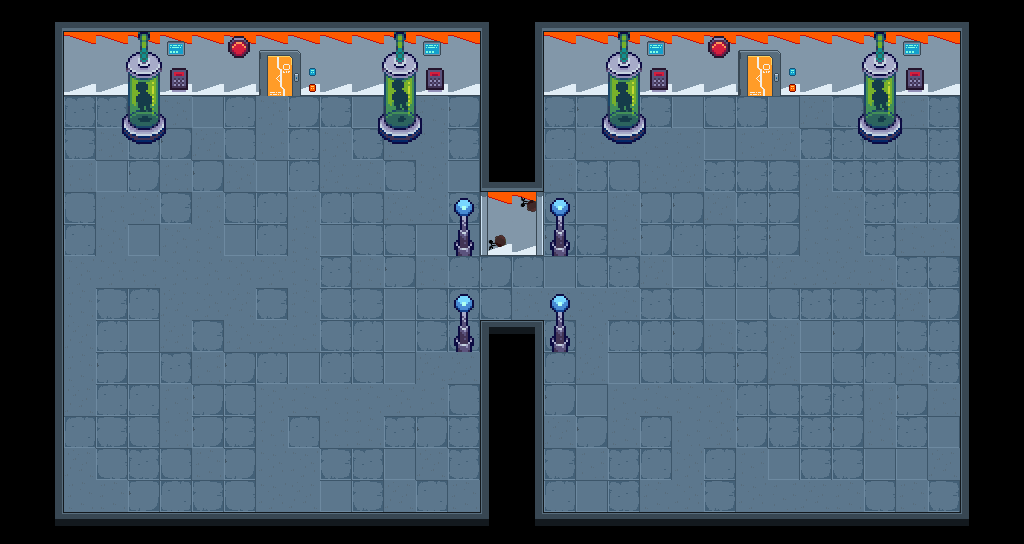

Rendered tile map (Tiled .tmx) drawn with the repository's tilesets; below, a short description and the map source with its tile grids summarised:
An orthogonal 32x17 tile map with 32x32 px tiles, 6 tile layers (suelo, pared, decoracion, decoracion2, ...), 4 tilesets and 44 objects.

<map version="1.10" tiledversion="1.11.2" orientation="orthogonal" renderorder="right-down" width="32" height="17" tilewidth="32" tileheight="32" infinite="0" nextlayerid="22" nextobjectid="101">
 <tileset firstgid="1" source="../pixel_cyberpunk_interior_free_1.0.1/pixel-cyberpunk-interior.tsx" />
 <tileset firstgid="232" source="../tiles_laboratory_LandOfPixels/tilesStuff.tsx" />
 <tileset firstgid="824" source="../referencias/referencias_2.tsx" />
 <tileset firstgid="1055" source="../referencias/referencias_1.tsx" />
 <layer id="13" name="suelo" width="32" height="17">
  <data>[544 cells, 345 non-empty, 12 distinct tile ids]</data>
 </layer>
 <layer id="16" name="pared" width="32" height="17">
  <data>[544 cells, 56 non-empty, 4 distinct tile ids]</data>
 </layer>
 <layer id="17" name="decoracion" width="32" height="17">
  <data>[544 cells, 173 non-empty, 33 distinct tile ids]</data>
 </layer>
 <layer id="20" name="decoracion2" width="32" height="17">
  <data>[544 cells, 29 non-empty, 13 distinct tile ids]</data>
 </layer>
 <layer id="18" name="puerta_abierta" width="32" height="17">
  <data>[544 cells, 5 non-empty, 5 distinct tile ids]</data>
 </layer>
 <layer id="19" name="puerta_cerrada" width="32" height="17">
  <data>[544 cells, 5 non-empty, 5 distinct tile ids]</data>
 </layer>
 <objectgroup id="21" name="spawn_enemies">
  <object id="85" x="148.093" y="362.735">
   <point />
  </object>
  <object id="86" x="166.839" y="433.97">
   <point />
  </object>
  <object id="87" x="273.692" y="438.656">
   <point />
  </object>
  <object id="88" x="257.757" y="370.233">
   <point />
  </object>
  <object id="89" x="370.233" y="421.785">
   <point />
  </object>
  <object id="90" x="352.425" y="352.425">
   <point />
  </object>
  <object id="91" x="668.295" y="226.827">
   <point />
  </object>
  <object id="92" x="703.912" y="336.491">
   <point />
  </object>
  <object id="93" x="655.173" y="403.039">
   <point />
  </object>
  <object id="94" x="772.335" y="415.224">
   <point />
  </object>
  <object id="95" x="772.335" y="275.566">
   <point />
  </object>
  <object id="96" x="852.006" y="312.12">
   <point />
  </object>
  <object id="97" x="190.272" y="323.368">
   <point />
  </object>
  <object id="98" x="261.507" y="325.243">
   <point />
  </object>
  <object id="99" x="315.87" y="311.184">
   <point />
  </object>
  <object id="100" x="282.127" y="361.798">
   <point />
  </object>
 </objectgroup>
 <objectgroup id="6" name="spawn_point">
  <object id="1" x="280.026" y="117.921">
   <point />
  </object>
 </objectgroup>
 <objectgroup id="7" name="hitbox_fondo">
  <object id="68" x="54" y="22.6667" width="685.333" height="74" />
  <object id="69" x="8" y="11.3333" width="54.6667" height="530" />
  <object id="70" x="12.6667" y="512" width="956" height="30.6667" />
  <object id="71" x="960.667" y="1.33333" width="64.6667" height="540" />
  <object id="72" x="780.667" y="12" width="212.667" height="82.6667" />
  <object id="73" x="732.667" y="8.66667" width="49.3333" height="43.3333" />
  <object id="74" x="859" y="96" width="44" height="48" />
  <object id="75" x="602" y="94.6667" width="44.3333" height="49.3333" />
  <object id="76" x="377" y="97" width="45.3333" height="47" />
  <object id="77" x="122.5" y="95.75" width="43.5" height="48.75" />
  <object id="78" x="544.667" y="320.333" width="30.6667" height="31.3333" />
  <object id="79" x="544" y="224" width="31.6667" height="30.3333" />
  <object id="80" x="448.667" y="225" width="31" height="29" />
  <object id="81" x="449" y="320.667" width="31" height="30.3333" />
  <object id="82" x="480.5" y="24.5" width="63.5" height="230" />
  <object id="83" x="480" y="319.5" width="62.5" height="208" />
 </objectgroup>
 <objectgroup id="8" name="puerta">
  <object id="84" x="760" y="70">
   <point />
  </object>
 </objectgroup>
 <objectgroup id="10" name="spawn_cofre">
  <object id="35" x="815.666" y="187">
   <point />
  </object>
  <object id="36" x="869.966" y="241.023">
   <point />
  </object>
  <object id="37" x="872.445" y="297.4">
   <point />
  </object>
  <object id="38" x="875.383" y="364.669">
   <point />
  </object>
  <object id="39" x="876.924" y="430.69">
   <point />
  </object>
  <object id="40" x="771.947" y="324.519">
   <point />
  </object>
  <object id="41" x="815.333" y="378.667">
   <point />
  </object>
  <object id="42" x="815" y="442">
   <point />
  </object>
  <object id="43" x="814.666" y="253">
   <point />
  </object>
  <object id="44" x="865.947" y="183.251">
   <point />
  </object>
 </objectgroup>
</map>
